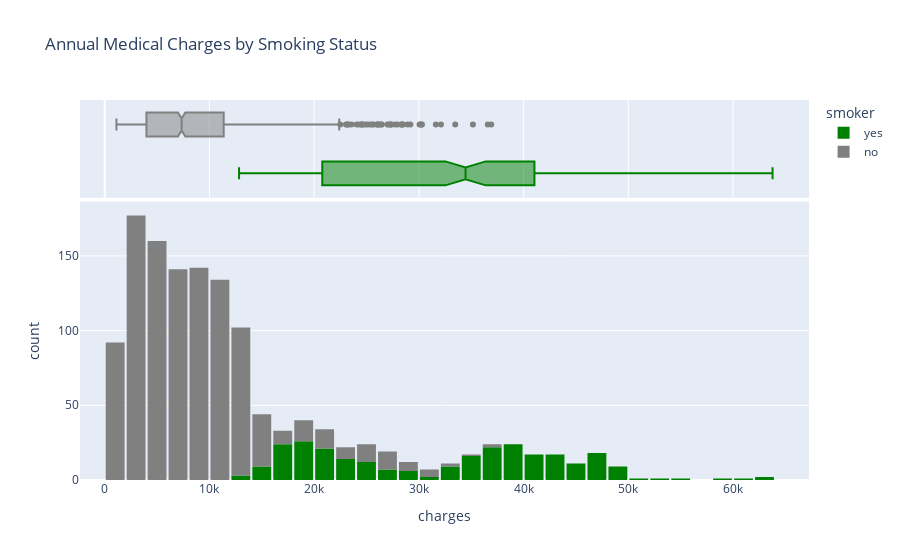

Notebook code for this chart:
### Markdown cell above
### Observation:
BMI values in the dataset range from ~15 to ~53.
The average BMI is around 30 , which falls in the overweight category.
There are a few outliers with very high BMI values (> 47), indicating cases of severe obesity.

### Code cell
# Visualize the distribution of annual medical charges, segmented by smoking status
fig = px.histogram(
    df, 
    x='charges', 
    marginal='box',  
    color='smoker',  
    color_discrete_sequence=['green', 'grey'], 
    title='Annual Medical Charges by Smoking Status'
)
fig.update_layout(bargap=0.1)
fig.show()

### Figure 1 — Plotly figure (JSON) as saved in the notebook; plotly's stock layout.template omitted (floating-point values rounded to 4 significant figures; data arrays with more than 128 entries replaced by an {"elided": "..."} marker saying what was removed)
{"data": [{"bingroup": "x", "hovertemplate": "smoker=yes<br>charges=%{x}<br>count=%{y}<extra></extra>", "legendgroup": "yes", "marker": {"color": "green", "pattern": {"shape": ""}}, "name": "yes", "orientation": "v", "showlegend": true, "type": "histogram", "x": {"elided": "274 float values"}, "xaxis": "x", "yaxis": "y"}, {"hovertemplate": "smoker=yes<br>charges=%{x}<extra></extra>", "legendgroup": "yes", "marker": {"color": "green"}, "name": "yes", "notched": true, "showlegend": false, "type": "box", "x": {"elided": "274 float values"}, "xaxis": "x2", "yaxis": "y2"}, {"bingroup": "x", "hovertemplate": "smoker=no<br>charges=%{x}<br>count=%{y}<extra></extra>", "legendgroup": "no", "marker": {"color": "grey", "pattern": {"shape": ""}}, "name": "no", "orientation": "v", "showlegend": true, "type": "histogram", "x": {"elided": "1064 float values"}, "xaxis": "x", "yaxis": "y"}, {"hovertemplate": "smoker=no<br>charges=%{x}<extra></extra>", "legendgroup": "no", "marker": {"color": "grey"}, "name": "no", "notched": true, "showlegend": false, "type": "box", "x": {"elided": "1064 float values"}, "xaxis": "x2", "yaxis": "y2"}], "layout": {"autosize": true, "bargap": 0.1, "barmode": "relative", "legend": {"title": {"text": "smoker"}, "tracegroupgap": 0}, "title": {"text": "Annual Medical Charges by Smoking Status"}, "xaxis": {"anchor": "y", "autorange": true, "domain": [0, 1], "range": [-2359.0, 67250.0], "title": {"text": "charges"}, "type": "linear"}, "xaxis2": {"anchor": "y2", "autorange": true, "domain": [0, 1], "matches": "x", "range": [-2359.0, 67250.0], "showgrid": true, "showticklabels": false, "type": "linear"}, "yaxis": {"anchor": "x", "autorange": true, "domain": [0, 0.7326], "range": [0, 186.3], "title": {"text": "count"}}, "yaxis2": {"anchor": "x2", "autorange": true, "domain": [0.7426, 1], "matches": "y2", "range": [-0.5, 1.5], "showgrid": false, "showline": false, "showticklabels": false, "ticks": "", "type": "category"}}}
